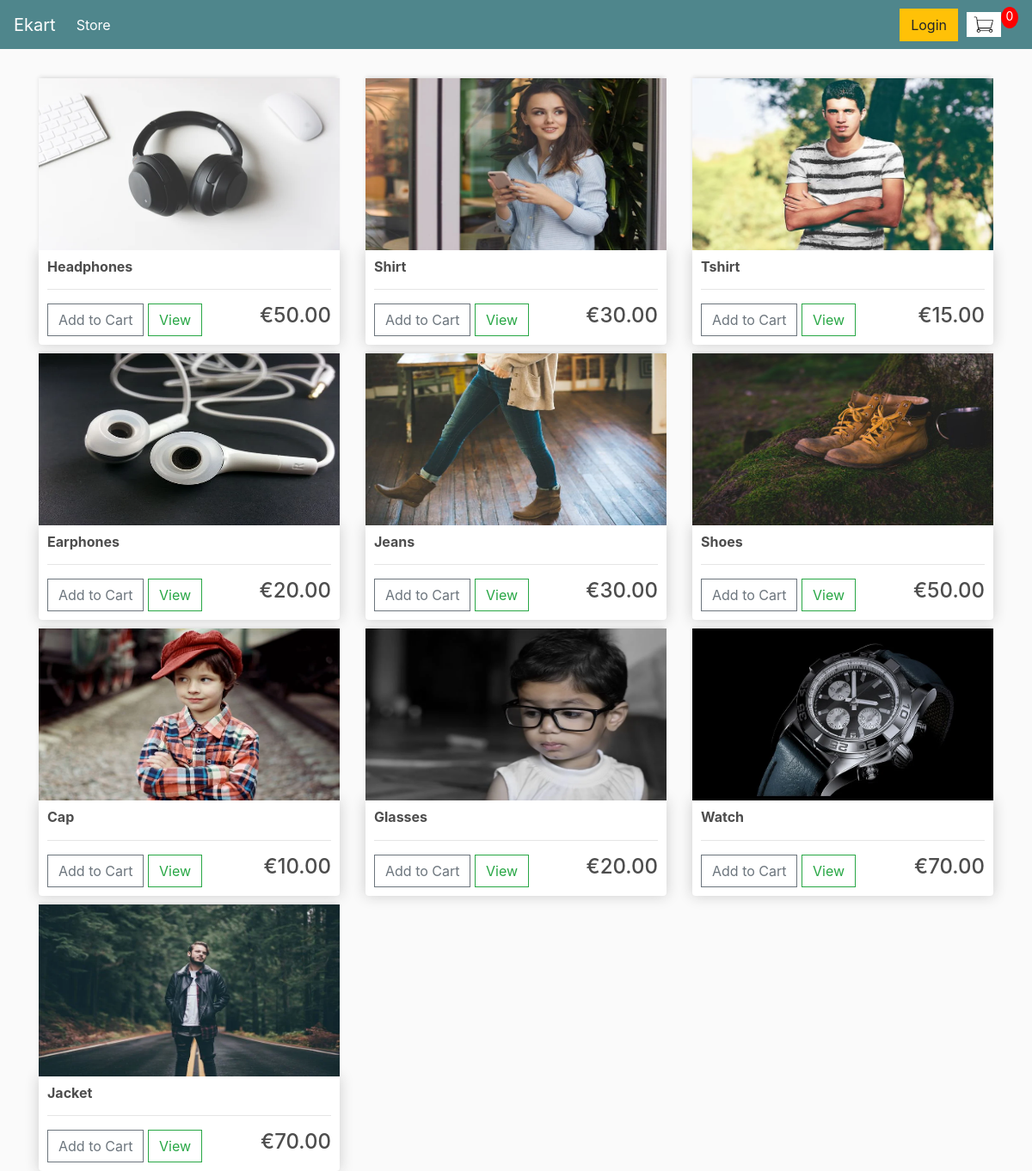
The page / on the database its author committed.
### forward/models.py (models this page shows, shortened)
class Product(models.Model):
	name = models.CharField(max_length=200)
	price = models.FloatField()
	digital = models.BooleanField(default=False,null=True, blank=True)
	image = models.ImageField(null=True, blank= True)
	@property
	def imageURL(self):
		try:
			url = self.image.url
		except:
			url = ''
		return url

### forward/views.py (the view)
# urls.py: path('', views.store, name='store'),
def store(request):
	if request.user.is_authenticated:
		customer = request.user.customer
		order, created = Order.objects.get_or_create(customer=customer, complete=False)
		items=order.orderitem_set.all()
		cartItems = order.get_cart_items
	else:
		items = []
		order = {"get_cart_total" :0, "get_cart_items":0}
		cartItems = order['get_cart_items']
	products= Product.objects.all()
	context={'products':products, 'cartItems':cartItems}
	return render(request, 'store/store.html', context)

### forward/templates/store/store.html
{% extends "store/main.html" %}
{% load static %}
{% block content %}
    <div class="row">
        {% for product in products %}
        <div class="col-lg-4">
            <img class="thumbnail" src="{{product.imageURL}}"></img>
            <div class="box-element product">
                <h6><strong>{{product.name}}</strong></h6>
                <hr>
                <button data-product={{product.id}} data-action="add" class="btn btn-outline-secondary add-btn update-cart">Add to Cart</button>
                <a class="btn btn-outline-success" href="#">View</a>
                <h4 style='display: inline-block; float: right'>€{{product.price|floatformat:2}}</h4>
            </div>
        </div>
        {% endfor %}
    </div>
{% endblock content %}

### forward/templates/store/main.html (shortened to what this page needs)
<!DOCTYPE html>
{% load static %}
<html>
<head>
      	<link rel="stylesheet" href="https://stackpath.bootstrapcdn.com/bootstrap/4.4.1/css/bootstrap.min.css">
      	<link rel="stylesheet" type="text/css" href="{% static 'css/main.css' %}">
</head>
<body>
      	<nav class="navbar navbar-expand-lg navbar-dark bg-dark">
      	  <a class="navbar-brand" href="{% url 'store' %}">Ekart</a>
      	  <div class="collapse navbar-collapse" id="navbarSupportedContent">
      	    <ul class="navbar-nav mr-auto">
      	      <li class="nav-item active">
      	        <a class="nav-link" href="{% url 'store' %}">Store <span class="sr-only">(current)</span></a>
      	      </li>
      	    </ul>
      	    <div class="form-inline my-2 my-lg-0">
      	     	<a href="/login"class="btn btn-warning">Login</a>
      	     	<a href="{% url 'cart' %}">
      	    		<img  id="cart-icon" src="{% static 'images/cart.PNG' %}">
      	    	</a>
      	    	<p id="cart-total">{{cartItems}}</p>
      	    </div>
      	  </div>
      	</nav>
     <div class="container">
            <br>
            {% block content %}
            {% endblock content %}
         </div>
</body>
</html>

### static/css/main.css (style rules this page uses)
body { background-color: hsl(0, 0%, 98%); }
h1,h2,h3,h4,h5,h6 { color:hsl(0, 0%, 30%); }
.box-element { box-shadow:hsl(0, 0%, 80%) 0 0 16px; background-color: #fff; border-radius: 4px; padding: 10px; }
.thumbnail { width: 100%; height: 200px; -webkit-box-shadow: -1px -3px 5px -2px rgba(214,214,214,1); -moz-box-shadow: -1px -3px 5px -2px rgba(214,214,214,1); box-shadow: -1px -3px 5px -2px rgba(214,214,214,1); }
.product { border-radius: 0 0 4px 4px; }
.bg-dark { background-color: #4f868c!important; }
#cart-icon { width:40px; display: inline-block; margin-left: 10px; }
#cart-total { display: block; text-align: center; color:#fff; background-color: red; width: 20px; height: 25px; border-radius: 50%; font-size: 14px; }
.col-lg-4, .col-lg-6, .col-lg-8, .col-lg-12 { margin-top: 10px; }
.btn { border-radius: 0; }

### rows shown on the page
Product: imageURL (picture), name "Headphones", price "50.00"
Product: imageURL (picture), name "Shirt", price "30.00"
Product: imageURL (picture), name "Tshirt", price "15.00"
Product: imageURL (picture), name "Earphones", price "20.00"
Product: imageURL (picture), name "Jeans", price "30.00"
Product: imageURL (picture), name "Shoes", price "50.00"
Product: imageURL (picture), name "Cap", price "10.00"
Product: imageURL (picture), name "Glasses", price "20.00"
Product: imageURL (picture), name "Watch", price "70.00"
Product: imageURL (picture), name "Jacket", price "70.00"

### other values the page prints
{{ cartItems }} "0"
